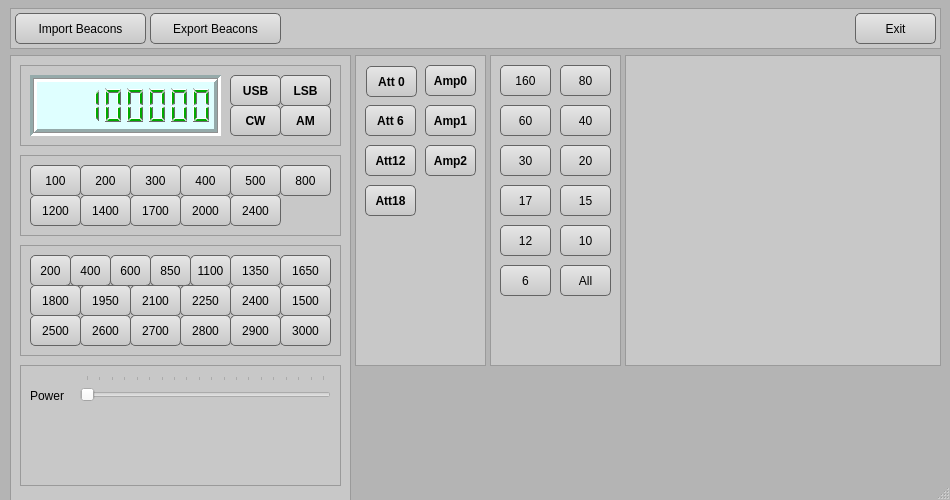
<?xml version="1.0" encoding="UTF-8"?>
<ui version="4.0">
 <class>RigControl</class>
 <widget class="QDialog" name="RigControl">
  <property name="geometry">
   <rect>
    <x>0</x>
    <y>0</y>
    <width>950</width>
    <height>500</height>
   </rect>
  </property>
  <property name="sizePolicy">
   <sizepolicy hsizetype="Minimum" vsizetype="Minimum">
    <horstretch>1</horstretch>
    <verstretch>1</verstretch>
   </sizepolicy>
  </property>
  <property name="minimumSize">
   <size>
    <width>950</width>
    <height>500</height>
   </size>
  </property>
  <property name="windowTitle">
   <string>RigControl FT-950</string>
  </property>
  <property name="styleSheet">
   <string notr="true">QPushButton {
color: black;
background-color: qlineargradient(spread:pad, x1:0, y1:1, x2:0, y2:0, stop:0 rgba(200, 200, 200, 255), stop:1 rgba(230, 230, 230, 255));
border-radius: 5px;
border-width: 1px;
border-style: solid;
border-color: rgb(100,100,100);
}
QPushButton:pressed {
background-color: qlineargradient(spread:pad, x1:0, y1:1, x2:0, y2:0, stop:0 rgba(230,255,230, 255), stop:1 rgba(200, 230, 200, 255))
}
QFrame {background-color:rgb(200,200,200);}
QDialog {background-color:rgb(180,180,180);}</string>
  </property>
  <property name="sizeGripEnabled">
   <bool>true</bool>
  </property>
  <property name="modal">
   <bool>false</bool>
  </property>
  <widget class="QFrame" name="frMenu">
   <property name="geometry">
    <rect>
     <x>10</x>
     <y>8</y>
     <width>931</width>
     <height>41</height>
    </rect>
   </property>
   <property name="sizePolicy">
    <sizepolicy hsizetype="Preferred" vsizetype="Preferred">
     <horstretch>0</horstretch>
     <verstretch>0</verstretch>
    </sizepolicy>
   </property>
   <property name="frameShape">
    <enum>QFrame::StyledPanel</enum>
   </property>
   <property name="frameShadow">
    <enum>QFrame::Raised</enum>
   </property>
   <widget class="QPushButton" name="btnExit">
    <property name="geometry">
     <rect>
      <x>845</x>
      <y>5</y>
      <width>81</width>
      <height>31</height>
     </rect>
    </property>
    <property name="text">
     <string>Exit</string>
    </property>
   </widget>
   <widget class="QPushButton" name="btnBeaImp">
    <property name="geometry">
     <rect>
      <x>5</x>
      <y>5</y>
      <width>131</width>
      <height>31</height>
     </rect>
    </property>
    <property name="text">
     <string>Import Beacons</string>
    </property>
   </widget>
   <widget class="QPushButton" name="btnBeaExp">
    <property name="geometry">
     <rect>
      <x>140</x>
      <y>5</y>
      <width>131</width>
      <height>31</height>
     </rect>
    </property>
    <property name="text">
     <string>Export Beacons</string>
    </property>
   </widget>
  </widget>
  <widget class="QFrame" name="frVFO">
   <property name="geometry">
    <rect>
     <x>10</x>
     <y>55</y>
     <width>341</width>
     <height>511</height>
    </rect>
   </property>
   <property name="sizePolicy">
    <sizepolicy hsizetype="Preferred" vsizetype="MinimumExpanding">
     <horstretch>0</horstretch>
     <verstretch>0</verstretch>
    </sizepolicy>
   </property>
   <property name="palette">
    <palette>
     <active>
      <colorrole role="Button">
       <brush brushstyle="SolidPattern">
        <color alpha="255">
         <red>200</red>
         <green>200</green>
         <blue>200</blue>
        </color>
       </brush>
      </colorrole>
      <colorrole role="Base">
       <brush brushstyle="SolidPattern">
        <color alpha="255">
         <red>200</red>
         <green>200</green>
         <blue>200</blue>
        </color>
       </brush>
      </colorrole>
      <colorrole role="Window">
       <brush brushstyle="SolidPattern">
        <color alpha="255">
         <red>200</red>
         <green>200</green>
         <blue>200</blue>
        </color>
       </brush>
      </colorrole>
      <colorrole role="NoRole">
       <brush brushstyle="SolidPattern">
        <color alpha="255">
         <red>255</red>
         <green>255</green>
         <blue>255</blue>
        </color>
       </brush>
      </colorrole>
     </active>
     <inactive>
      <colorrole role="Button">
       <brush brushstyle="SolidPattern">
        <color alpha="255">
         <red>200</red>
         <green>200</green>
         <blue>200</blue>
        </color>
       </brush>
      </colorrole>
      <colorrole role="Base">
       <brush brushstyle="SolidPattern">
        <color alpha="255">
         <red>200</red>
         <green>200</green>
         <blue>200</blue>
        </color>
       </brush>
      </colorrole>
      <colorrole role="Window">
       <brush brushstyle="SolidPattern">
        <color alpha="255">
         <red>200</red>
         <green>200</green>
         <blue>200</blue>
        </color>
       </brush>
      </colorrole>
      <colorrole role="NoRole">
       <brush brushstyle="SolidPattern">
        <color alpha="255">
         <red>255</red>
         <green>255</green>
         <blue>255</blue>
        </color>
       </brush>
      </colorrole>
     </inactive>
     <disabled>
      <colorrole role="Button">
       <brush brushstyle="SolidPattern">
        <color alpha="255">
         <red>200</red>
         <green>200</green>
         <blue>200</blue>
        </color>
       </brush>
      </colorrole>
      <colorrole role="Base">
       <brush brushstyle="SolidPattern">
        <color alpha="255">
         <red>200</red>
         <green>200</green>
         <blue>200</blue>
        </color>
       </brush>
      </colorrole>
      <colorrole role="Window">
       <brush brushstyle="SolidPattern">
        <color alpha="255">
         <red>200</red>
         <green>200</green>
         <blue>200</blue>
        </color>
       </brush>
      </colorrole>
      <colorrole role="NoRole">
       <brush brushstyle="SolidPattern">
        <color alpha="255">
         <red>255</red>
         <green>255</green>
         <blue>255</blue>
        </color>
       </brush>
      </colorrole>
     </disabled>
    </palette>
   </property>
   <property name="styleSheet">
    <string notr="true">QFrame.frVFO {backgound-color: rgb(184, 184, 184)}</string>
   </property>
   <property name="frameShape">
    <enum>QFrame::StyledPanel</enum>
   </property>
   <property name="frameShadow">
    <enum>QFrame::Raised</enum>
   </property>
   <property name="lineWidth">
    <number>3</number>
   </property>
   <property name="midLineWidth">
    <number>3</number>
   </property>
   <widget class="QFrame" name="frBwSSB">
    <property name="geometry">
     <rect>
      <x>10</x>
      <y>190</y>
      <width>321</width>
      <height>111</height>
     </rect>
    </property>
    <property name="frameShape">
     <enum>QFrame::StyledPanel</enum>
    </property>
    <property name="frameShadow">
     <enum>QFrame::Raised</enum>
    </property>
    <widget class="QPushButton" name="pushButton_9">
     <property name="geometry">
      <rect>
       <x>10</x>
       <y>10</y>
       <width>41</width>
       <height>31</height>
      </rect>
     </property>
     <property name="text">
      <string>200</string>
     </property>
    </widget>
    <widget class="QPushButton" name="pushButton_10">
     <property name="geometry">
      <rect>
       <x>50</x>
       <y>10</y>
       <width>41</width>
       <height>31</height>
      </rect>
     </property>
     <property name="text">
      <string>400</string>
     </property>
    </widget>
    <widget class="QPushButton" name="pushButton_11">
     <property name="geometry">
      <rect>
       <x>90</x>
       <y>10</y>
       <width>41</width>
       <height>31</height>
      </rect>
     </property>
     <property name="text">
      <string>600</string>
     </property>
    </widget>
    <widget class="QPushButton" name="pushButton_12">
     <property name="geometry">
      <rect>
       <x>130</x>
       <y>10</y>
       <width>41</width>
       <height>31</height>
      </rect>
     </property>
     <property name="text">
      <string>850</string>
     </property>
    </widget>
    <widget class="QPushButton" name="pushButton_13">
     <property name="geometry">
      <rect>
       <x>170</x>
       <y>10</y>
       <width>41</width>
       <height>31</height>
      </rect>
     </property>
     <property name="text">
      <string>1100</string>
     </property>
    </widget>
    <widget class="QPushButton" name="pushButton_14">
     <property name="geometry">
      <rect>
       <x>210</x>
       <y>10</y>
       <width>51</width>
       <height>31</height>
      </rect>
     </property>
     <property name="text">
      <string>1350</string>
     </property>
    </widget>
    <widget class="QPushButton" name="pushButton_15">
     <property name="geometry">
      <rect>
       <x>260</x>
       <y>40</y>
       <width>51</width>
       <height>31</height>
      </rect>
     </property>
     <property name="text">
      <string>1500</string>
     </property>
    </widget>
    <widget class="QPushButton" name="pushButton_16">
     <property name="geometry">
      <rect>
       <x>260</x>
       <y>10</y>
       <width>51</width>
       <height>31</height>
      </rect>
     </property>
     <property name="text">
      <string>1650</string>
     </property>
    </widget>
    <widget class="QPushButton" name="pushButton_17">
     <property name="geometry">
      <rect>
       <x>10</x>
       <y>40</y>
       <width>51</width>
       <height>31</height>
      </rect>
     </property>
     <property name="text">
      <string>1800</string>
     </property>
    </widget>
    <widget class="QPushButton" name="pushButton_19">
     <property name="geometry">
      <rect>
       <x>60</x>
       <y>40</y>
       <width>51</width>
       <height>31</height>
      </rect>
     </property>
     <property name="text">
      <string>1950</string>
     </property>
    </widget>
    <widget class="QPushButton" name="pushButton_20">
     <property name="geometry">
      <rect>
       <x>110</x>
       <y>40</y>
       <width>51</width>
       <height>31</height>
      </rect>
     </property>
     <property name="text">
      <string>2100</string>
     </property>
    </widget>
    <widget class="QPushButton" name="pushButton_21">
     <property name="geometry">
      <rect>
       <x>160</x>
       <y>40</y>
       <width>51</width>
       <height>31</height>
      </rect>
     </property>
     <property name="text">
      <string>2250</string>
     </property>
    </widget>
    <widget class="QPushButton" name="pushButton_22">
     <property name="geometry">
      <rect>
       <x>210</x>
       <y>40</y>
       <width>51</width>
       <height>31</height>
      </rect>
     </property>
     <property name="text">
      <string>2400</string>
     </property>
    </widget>
    <widget class="QPushButton" name="pushButton_23">
     <property name="geometry">
      <rect>
       <x>10</x>
       <y>70</y>
       <width>51</width>
       <height>31</height>
      </rect>
     </property>
     <property name="text">
      <string>2500</string>
     </property>
    </widget>
    <widget class="QPushButton" name="pushButton_24">
     <property name="geometry">
      <rect>
       <x>60</x>
       <y>70</y>
       <width>51</width>
       <height>31</height>
      </rect>
     </property>
     <property name="text">
      <string>2600</string>
     </property>
    </widget>
    <widget class="QPushButton" name="pushButton_25">
     <property name="geometry">
      <rect>
       <x>110</x>
       <y>70</y>
       <width>51</width>
       <height>31</height>
      </rect>
     </property>
     <property name="text">
      <string>2700</string>
     </property>
    </widget>
    <widget class="QPushButton" name="pushButton_26">
     <property name="geometry">
      <rect>
       <x>160</x>
       <y>70</y>
       <width>51</width>
       <height>31</height>
      </rect>
     </property>
     <property name="text">
      <string>2800</string>
     </property>
    </widget>
    <widget class="QPushButton" name="pushButton_27">
     <property name="geometry">
      <rect>
       <x>210</x>
       <y>70</y>
       <width>51</width>
       <height>31</height>
      </rect>
     </property>
     <property name="text">
      <string>2900</string>
     </property>
    </widget>
    <widget class="QPushButton" name="pushButton_28">
     <property name="geometry">
      <rect>
       <x>260</x>
       <y>70</y>
       <width>51</width>
       <height>31</height>
      </rect>
     </property>
     <property name="text">
      <string>3000</string>
     </property>
    </widget>
   </widget>
   <widget class="QFrame" name="frSliders">
    <property name="geometry">
     <rect>
      <x>10</x>
      <y>310</y>
      <width>321</width>
      <height>121</height>
     </rect>
    </property>
    <property name="styleSheet">
     <string notr="true">frSliders { 
display: block;
padding: 20px;
}
lblPower {float: right}</string>
    </property>
    <property name="frameShape">
     <enum>QFrame::StyledPanel</enum>
    </property>
    <property name="frameShadow">
     <enum>QFrame::Raised</enum>
    </property>
    <widget class="QSlider" name="slidPower">
     <property name="geometry">
      <rect>
       <x>60</x>
       <y>10</y>
       <width>251</width>
       <height>31</height>
      </rect>
     </property>
     <property name="autoFillBackground">
      <bool>false</bool>
     </property>
     <property name="styleSheet">
      <string notr="true">slidPower { float: left; margin: 15px }</string>
     </property>
     <property name="minimum">
      <number>5</number>
     </property>
     <property name="maximum">
      <number>100</number>
     </property>
     <property name="singleStep">
      <number>5</number>
     </property>
     <property name="orientation">
      <enum>Qt::Horizontal</enum>
     </property>
     <property name="invertedAppearance">
      <bool>false</bool>
     </property>
     <property name="invertedControls">
      <bool>false</bool>
     </property>
     <property name="tickPosition">
      <enum>QSlider::TicksAbove</enum>
     </property>
     <property name="tickInterval">
      <number>5</number>
     </property>
    </widget>
    <widget class="QLabel" name="lblPower">
     <property name="geometry">
      <rect>
       <x>10</x>
       <y>20</y>
       <width>41</width>
       <height>21</height>
      </rect>
     </property>
     <property name="styleSheet">
      <string notr="true"/>
     </property>
     <property name="text">
      <string>Power</string>
     </property>
    </widget>
   </widget>
   <widget class="QFrame" name="frame_6">
    <property name="geometry">
     <rect>
      <x>10</x>
      <y>10</y>
      <width>321</width>
      <height>81</height>
     </rect>
    </property>
    <property name="frameShape">
     <enum>QFrame::StyledPanel</enum>
    </property>
    <property name="frameShadow">
     <enum>QFrame::Raised</enum>
    </property>
    <widget class="QLCDNumber" name="lcdVFO">
     <property name="geometry">
      <rect>
       <x>10</x>
       <y>10</y>
       <width>191</width>
       <height>61</height>
      </rect>
     </property>
     <property name="palette">
      <palette>
       <active>
        <colorrole role="WindowText">
         <brush brushstyle="SolidPattern">
          <color alpha="255">
           <red>0</red>
           <green>170</green>
           <blue>0</blue>
          </color>
         </brush>
        </colorrole>
        <colorrole role="Button">
         <brush brushstyle="SolidPattern">
          <color alpha="255">
           <red>223</red>
           <green>255</green>
           <blue>255</blue>
          </color>
         </brush>
        </colorrole>
        <colorrole role="Light">
         <brush brushstyle="SolidPattern">
          <color alpha="255">
           <red>255</red>
           <green>255</green>
           <blue>255</blue>
          </color>
         </brush>
        </colorrole>
        <colorrole role="Midlight">
         <brush brushstyle="SolidPattern">
          <color alpha="255">
           <red>234</red>
           <green>234</green>
           <blue>234</blue>
          </color>
         </brush>
        </colorrole>
        <colorrole role="Dark">
         <brush brushstyle="SolidPattern">
          <color alpha="255">
           <red>107</red>
           <green>107</green>
           <blue>107</blue>
          </color>
         </brush>
        </colorrole>
        <colorrole role="Mid">
         <brush brushstyle="SolidPattern">
          <color alpha="255">
           <red>143</red>
           <green>143</green>
           <blue>143</blue>
          </color>
         </brush>
        </colorrole>
        <colorrole role="Text">
         <brush brushstyle="SolidPattern">
          <color alpha="255">
           <red>0</red>
           <green>0</green>
           <blue>0</blue>
          </color>
         </brush>
        </colorrole>
        <colorrole role="BrightText">
         <brush brushstyle="SolidPattern">
          <color alpha="255">
           <red>255</red>
           <green>255</green>
           <blue>255</blue>
          </color>
         </brush>
        </colorrole>
        <colorrole role="ButtonText">
         <brush brushstyle="SolidPattern">
          <color alpha="255">
           <red>0</red>
           <green>0</green>
           <blue>0</blue>
          </color>
         </brush>
        </colorrole>
        <colorrole role="Base">
         <brush brushstyle="SolidPattern">
          <color alpha="255">
           <red>223</red>
           <green>255</green>
           <blue>255</blue>
          </color>
         </brush>
        </colorrole>
        <colorrole role="Window">
         <brush brushstyle="SolidPattern">
          <color alpha="255">
           <red>223</red>
           <green>255</green>
           <blue>255</blue>
          </color>
         </brush>
        </colorrole>
        <colorrole role="Shadow">
         <brush brushstyle="SolidPattern">
          <color alpha="255">
           <red>0</red>
           <green>0</green>
           <blue>0</blue>
          </color>
         </brush>
        </colorrole>
        <colorrole role="AlternateBase">
         <brush brushstyle="SolidPattern">
          <color alpha="255">
           <red>255</red>
           <green>255</green>
           <blue>127</blue>
          </color>
         </brush>
        </colorrole>
        <colorrole role="NoRole">
         <brush brushstyle="SolidPattern">
          <color alpha="255">
           <red>255</red>
           <green>255</green>
           <blue>127</blue>
          </color>
         </brush>
        </colorrole>
        <colorrole role="ToolTipBase">
         <brush brushstyle="SolidPattern">
          <color alpha="255">
           <red>255</red>
           <green>255</green>
           <blue>220</blue>
          </color>
         </brush>
        </colorrole>
        <colorrole role="ToolTipText">
         <brush brushstyle="SolidPattern">
          <color alpha="255">
           <red>0</red>
           <green>0</green>
           <blue>0</blue>
          </color>
         </brush>
        </colorrole>
       </active>
       <inactive>
        <colorrole role="WindowText">
         <brush brushstyle="SolidPattern">
          <color alpha="255">
           <red>0</red>
           <green>170</green>
           <blue>0</blue>
          </color>
         </brush>
        </colorrole>
        <colorrole role="Button">
         <brush brushstyle="SolidPattern">
          <color alpha="255">
           <red>223</red>
           <green>255</green>
           <blue>255</blue>
          </color>
         </brush>
        </colorrole>
        <colorrole role="Light">
         <brush brushstyle="SolidPattern">
          <color alpha="255">
           <red>255</red>
           <green>255</green>
           <blue>255</blue>
          </color>
         </brush>
        </colorrole>
        <colorrole role="Midlight">
         <brush brushstyle="SolidPattern">
          <color alpha="255">
           <red>234</red>
           <green>234</green>
           <blue>234</blue>
          </color>
         </brush>
        </colorrole>
        <colorrole role="Dark">
         <brush brushstyle="SolidPattern">
          <color alpha="255">
           <red>107</red>
           <green>107</green>
           <blue>107</blue>
          </color>
         </brush>
        </colorrole>
        <colorrole role="Mid">
         <brush brushstyle="SolidPattern">
          <color alpha="255">
           <red>143</red>
           <green>143</green>
           <blue>143</blue>
          </color>
         </brush>
        </colorrole>
        <colorrole role="Text">
         <brush brushstyle="SolidPattern">
          <color alpha="255">
           <red>0</red>
           <green>0</green>
           <blue>0</blue>
          </color>
         </brush>
        </colorrole>
        <colorrole role="BrightText">
         <brush brushstyle="SolidPattern">
          <color alpha="255">
           <red>255</red>
           <green>255</green>
           <blue>255</blue>
          </color>
         </brush>
        </colorrole>
        <colorrole role="ButtonText">
         <brush brushstyle="SolidPattern">
          <color alpha="255">
           <red>0</red>
           <green>0</green>
           <blue>0</blue>
          </color>
         </brush>
        </colorrole>
        <colorrole role="Base">
         <brush brushstyle="SolidPattern">
          <color alpha="255">
           <red>223</red>
           <green>255</green>
           <blue>255</blue>
          </color>
         </brush>
        </colorrole>
        <colorrole role="Window">
         <brush brushstyle="SolidPattern">
          <color alpha="255">
           <red>223</red>
           <green>255</green>
           <blue>255</blue>
          </color>
         </brush>
        </colorrole>
        <colorrole role="Shadow">
         <brush brushstyle="SolidPattern">
          <color alpha="255">
           <red>0</red>
           <green>0</green>
           <blue>0</blue>
          </color>
         </brush>
        </colorrole>
        <colorrole role="AlternateBase">
         <brush brushstyle="SolidPattern">
          <color alpha="255">
           <red>255</red>
           <green>255</green>
           <blue>127</blue>
          </color>
         </brush>
        </colorrole>
        <colorrole role="NoRole">
         <brush brushstyle="SolidPattern">
          <color alpha="255">
           <red>255</red>
           <green>255</green>
           <blue>127</blue>
          </color>
         </brush>
        </colorrole>
        <colorrole role="ToolTipBase">
         <brush brushstyle="SolidPattern">
          <color alpha="255">
           <red>255</red>
           <green>255</green>
           <blue>220</blue>
          </color>
         </brush>
        </colorrole>
        <colorrole role="ToolTipText">
         <brush brushstyle="SolidPattern">
          <color alpha="255">
           <red>0</red>
           <green>0</green>
           <blue>0</blue>
          </color>
         </brush>
        </colorrole>
       </inactive>
       <disabled>
        <colorrole role="WindowText">
         <brush brushstyle="SolidPattern">
          <color alpha="255">
           <red>107</red>
           <green>107</green>
           <blue>107</blue>
          </color>
         </brush>
        </colorrole>
        <colorrole role="Button">
         <brush brushstyle="SolidPattern">
          <color alpha="255">
           <red>223</red>
           <green>255</green>
           <blue>255</blue>
          </color>
         </brush>
        </colorrole>
        <colorrole role="Light">
         <brush brushstyle="SolidPattern">
          <color alpha="255">
           <red>255</red>
           <green>255</green>
           <blue>255</blue>
          </color>
         </brush>
        </colorrole>
        <colorrole role="Midlight">
         <brush brushstyle="SolidPattern">
          <color alpha="255">
           <red>234</red>
           <green>234</green>
           <blue>234</blue>
          </color>
         </brush>
        </colorrole>
        <colorrole role="Dark">
         <brush brushstyle="SolidPattern">
          <color alpha="255">
           <red>107</red>
           <green>107</green>
           <blue>107</blue>
          </color>
         </brush>
        </colorrole>
        <colorrole role="Mid">
         <brush brushstyle="SolidPattern">
          <color alpha="255">
           <red>143</red>
           <green>143</green>
           <blue>143</blue>
          </color>
         </brush>
        </colorrole>
        <colorrole role="Text">
         <brush brushstyle="SolidPattern">
          <color alpha="255">
           <red>107</red>
           <green>107</green>
           <blue>107</blue>
          </color>
         </brush>
        </colorrole>
        <colorrole role="BrightText">
         <brush brushstyle="SolidPattern">
          <color alpha="255">
           <red>255</red>
           <green>255</green>
           <blue>255</blue>
          </color>
         </brush>
        </colorrole>
        <colorrole role="ButtonText">
         <brush brushstyle="SolidPattern">
          <color alpha="255">
           <red>107</red>
           <green>107</green>
           <blue>107</blue>
          </color>
         </brush>
        </colorrole>
        <colorrole role="Base">
         <brush brushstyle="SolidPattern">
          <color alpha="255">
           <red>223</red>
           <green>255</green>
           <blue>255</blue>
          </color>
         </brush>
        </colorrole>
        <colorrole role="Window">
         <brush brushstyle="SolidPattern">
          <color alpha="255">
           <red>223</red>
           <green>255</green>
           <blue>255</blue>
          </color>
         </brush>
        </colorrole>
        <colorrole role="Shadow">
         <brush brushstyle="SolidPattern">
          <color alpha="255">
           <red>0</red>
           <green>0</green>
           <blue>0</blue>
          </color>
         </brush>
        </colorrole>
        <colorrole role="AlternateBase">
         <brush brushstyle="SolidPattern">
          <color alpha="255">
           <red>255</red>
           <green>255</green>
           <blue>127</blue>
          </color>
         </brush>
        </colorrole>
        <colorrole role="NoRole">
         <brush brushstyle="SolidPattern">
          <color alpha="255">
           <red>255</red>
           <green>255</green>
           <blue>127</blue>
          </color>
         </brush>
        </colorrole>
        <colorrole role="ToolTipBase">
         <brush brushstyle="SolidPattern">
          <color alpha="255">
           <red>255</red>
           <green>255</green>
           <blue>220</blue>
          </color>
         </brush>
        </colorrole>
        <colorrole role="ToolTipText">
         <brush brushstyle="SolidPattern">
          <color alpha="255">
           <red>0</red>
           <green>0</green>
           <blue>0</blue>
          </color>
         </brush>
        </colorrole>
       </disabled>
      </palette>
     </property>
     <property name="font">
      <font>
       <family>Arimo</family>
       <weight>75</weight>
       <italic>false</italic>
       <bold>true</bold>
      </font>
     </property>
     <property name="accessibleName">
      <string/>
     </property>
     <property name="styleSheet">
      <string notr="true">QLCDNumber {
background-color: rgb(223, 255, 255);
}</string>
     </property>
     <property name="inputMethodHints">
      <set>Qt::ImhDigitsOnly</set>
     </property>
     <property name="frameShape">
      <enum>QFrame::Box</enum>
     </property>
     <property name="frameShadow">
      <enum>QFrame::Sunken</enum>
     </property>
     <property name="lineWidth">
      <number>3</number>
     </property>
     <property name="midLineWidth">
      <number>1</number>
     </property>
     <property name="smallDecimalPoint">
      <bool>true</bool>
     </property>
     <property name="digitCount">
      <number>8</number>
     </property>
     <property name="value" stdset="0">
      <double>28000000.000000000000000</double>
     </property>
    </widget>
    <widget class="QPushButton" name="btnMLSB">
     <property name="geometry">
      <rect>
       <x>260</x>
       <y>10</y>
       <width>51</width>
       <height>31</height>
      </rect>
     </property>
     <property name="font">
      <font>
       <weight>75</weight>
       <bold>true</bold>
      </font>
     </property>
     <property name="text">
      <string>LSB</string>
     </property>
    </widget>
    <widget class="QPushButton" name="btnMUSB">
     <property name="geometry">
      <rect>
       <x>210</x>
       <y>10</y>
       <width>51</width>
       <height>31</height>
      </rect>
     </property>
     <property name="font">
      <font>
       <weight>75</weight>
       <bold>true</bold>
       <kerning>true</kerning>
      </font>
     </property>
     <property name="text">
      <string>USB</string>
     </property>
     <property name="autoDefault">
      <bool>false</bool>
     </property>
     <property name="default">
      <bool>false</bool>
     </property>
     <property name="flat">
      <bool>false</bool>
     </property>
    </widget>
    <widget class="QPushButton" name="btnMAM">
     <property name="geometry">
      <rect>
       <x>260</x>
       <y>40</y>
       <width>51</width>
       <height>31</height>
      </rect>
     </property>
     <property name="font">
      <font>
       <weight>75</weight>
       <bold>true</bold>
      </font>
     </property>
     <property name="text">
      <string>AM</string>
     </property>
    </widget>
    <widget class="QPushButton" name="btnMCW">
     <property name="geometry">
      <rect>
       <x>210</x>
       <y>40</y>
       <width>51</width>
       <height>31</height>
      </rect>
     </property>
     <property name="font">
      <font>
       <weight>75</weight>
       <bold>true</bold>
      </font>
     </property>
     <property name="text">
      <string>CW</string>
     </property>
    </widget>
   </widget>
   <widget class="QFrame" name="frBwCw">
    <property name="enabled">
     <bool>true</bool>
    </property>
    <property name="geometry">
     <rect>
      <x>10</x>
      <y>100</y>
      <width>321</width>
      <height>81</height>
     </rect>
    </property>
    <property name="frameShape">
     <enum>QFrame::StyledPanel</enum>
    </property>
    <property name="frameShadow">
     <enum>QFrame::Raised</enum>
    </property>
    <widget class="QPushButton" name="btnBwCw100">
     <property name="geometry">
      <rect>
       <x>10</x>
       <y>10</y>
       <width>51</width>
       <height>31</height>
      </rect>
     </property>
     <property name="text">
      <string>100</string>
     </property>
    </widget>
    <widget class="QPushButton" name="btnBwCw200">
     <property name="geometry">
      <rect>
       <x>60</x>
       <y>10</y>
       <width>51</width>
       <height>31</height>
      </rect>
     </property>
     <property name="text">
      <string>200</string>
     </property>
    </widget>
    <widget class="QPushButton" name="btnBwCw300">
     <property name="geometry">
      <rect>
       <x>110</x>
       <y>10</y>
       <width>51</width>
       <height>31</height>
      </rect>
     </property>
     <property name="text">
      <string>300</string>
     </property>
    </widget>
    <widget class="QPushButton" name="btnBwCw400">
     <property name="geometry">
      <rect>
       <x>160</x>
       <y>10</y>
       <width>51</width>
       <height>31</height>
      </rect>
     </property>
     <property name="text">
      <string>400</string>
     </property>
    </widget>
    <widget class="QPushButton" name="btnBwCw500">
     <property name="geometry">
      <rect>
       <x>210</x>
       <y>10</y>
       <width>51</width>
       <height>31</height>
      </rect>
     </property>
     <property name="text">
      <string>500</string>
     </property>
    </widget>
    <widget class="QPushButton" name="btnBwCw800">
     <property name="geometry">
      <rect>
       <x>260</x>
       <y>10</y>
       <width>51</width>
       <height>31</height>
      </rect>
     </property>
     <property name="text">
      <string>800</string>
     </property>
    </widget>
    <widget class="QPushButton" name="btnBwCw1200">
     <property name="geometry">
      <rect>
       <x>10</x>
       <y>40</y>
       <width>51</width>
       <height>31</height>
      </rect>
     </property>
     <property name="text">
      <string>1200</string>
     </property>
    </widget>
    <widget class="QPushButton" name="btnBwCw1400">
     <property name="geometry">
      <rect>
       <x>60</x>
       <y>40</y>
       <width>51</width>
       <height>31</height>
      </rect>
     </property>
     <property name="text">
      <string>1400</string>
     </property>
    </widget>
    <widget class="QPushButton" name="btnBwCw1700">
     <property name="geometry">
      <rect>
       <x>110</x>
       <y>40</y>
       <width>51</width>
       <height>31</height>
      </rect>
     </property>
     <property name="text">
      <string>1700</string>
     </property>
    </widget>
    <widget class="QPushButton" name="btnBwCw2000">
     <property name="geometry">
      <rect>
       <x>160</x>
       <y>40</y>
       <width>51</width>
       <height>31</height>
      </rect>
     </property>
     <property name="text">
      <string>2000</string>
     </property>
    </widget>
    <widget class="QPushButton" name="btnBwCw2400">
     <property name="geometry">
      <rect>
       <x>210</x>
       <y>40</y>
       <width>51</width>
       <height>31</height>
      </rect>
     </property>
     <property name="text">
      <string>2400</string>
     </property>
    </widget>
   </widget>
  </widget>
  <widget class="QListWidget" name="liStations">
   <property name="geometry">
    <rect>
     <x>625</x>
     <y>55</y>
     <width>316</width>
     <height>311</height>
    </rect>
   </property>
  </widget>
  <widget class="QFrame" name="frame_3">
   <property name="geometry">
    <rect>
     <x>355</x>
     <y>55</y>
     <width>131</width>
     <height>311</height>
    </rect>
   </property>
   <property name="frameShape">
    <enum>QFrame::StyledPanel</enum>
   </property>
   <property name="frameShadow">
    <enum>QFrame::Raised</enum>
   </property>
   <property name="lineWidth">
    <number>3</number>
   </property>
   <property name="midLineWidth">
    <number>3</number>
   </property>
   <widget class="QPushButton" name="btnAmp0">
    <property name="geometry">
     <rect>
      <x>70</x>
      <y>10</y>
      <width>51</width>
      <height>31</height>
     </rect>
    </property>
    <property name="font">
     <font>
      <weight>75</weight>
      <bold>true</bold>
     </font>
    </property>
    <property name="text">
     <string>Amp0</string>
    </property>
   </widget>
   <widget class="QPushButton" name="btnAmp1">
    <property name="geometry">
     <rect>
      <x>70</x>
      <y>50</y>
      <width>51</width>
      <height>31</height>
     </rect>
    </property>
    <property name="font">
     <font>
      <weight>75</weight>
      <bold>true</bold>
     </font>
    </property>
    <property name="text">
     <string>Amp1</string>
    </property>
   </widget>
   <widget class="QPushButton" name="btnAmp2">
    <property name="geometry">
     <rect>
      <x>70</x>
      <y>90</y>
      <width>51</width>
      <height>31</height>
     </rect>
    </property>
    <property name="font">
     <font>
      <weight>75</weight>
      <bold>true</bold>
     </font>
    </property>
    <property name="text">
     <string>Amp2</string>
    </property>
   </widget>
   <widget class="QPushButton" name="btnAtt0">
    <property name="geometry">
     <rect>
      <x>11</x>
      <y>11</y>
      <width>51</width>
      <height>31</height>
     </rect>
    </property>
    <property name="sizePolicy">
     <sizepolicy hsizetype="MinimumExpanding" vsizetype="Fixed">
      <horstretch>0</horstretch>
      <verstretch>0</verstretch>
     </sizepolicy>
    </property>
    <property name="minimumSize">
     <size>
      <width>25</width>
      <height>19</height>
     </size>
    </property>
    <property name="font">
     <font>
      <weight>75</weight>
      <bold>true</bold>
     </font>
    </property>
    <property name="text">
     <string>Att 0</string>
    </property>
   </widget>
   <widget class="QPushButton" name="btnAtt6">
    <property name="geometry">
     <rect>
      <x>10</x>
      <y>50</y>
      <width>51</width>
      <height>31</height>
     </rect>
    </property>
    <property name="font">
     <font>
      <weight>75</weight>
      <bold>true</bold>
     </font>
    </property>
    <property name="text">
     <string>Att 6</string>
    </property>
   </widget>
   <widget class="QPushButton" name="btnAtt12">
    <property name="geometry">
     <rect>
      <x>10</x>
      <y>90</y>
      <width>51</width>
      <height>31</height>
     </rect>
    </property>
    <property name="font">
     <font>
      <weight>75</weight>
      <bold>true</bold>
     </font>
    </property>
    <property name="text">
     <string>Att12</string>
    </property>
   </widget>
   <widget class="QPushButton" name="btnAtt18">
    <property name="geometry">
     <rect>
      <x>10</x>
      <y>130</y>
      <width>51</width>
      <height>31</height>
     </rect>
    </property>
    <property name="font">
     <font>
      <weight>75</weight>
      <bold>true</bold>
     </font>
    </property>
    <property name="text">
     <string>Att18</string>
    </property>
   </widget>
  </widget>
  <widget class="QFrame" name="frame_4">
   <property name="geometry">
    <rect>
     <x>490</x>
     <y>55</y>
     <width>131</width>
     <height>311</height>
    </rect>
   </property>
   <property name="frameShape">
    <enum>QFrame::StyledPanel</enum>
   </property>
   <property name="frameShadow">
    <enum>QFrame::Raised</enum>
   </property>
   <widget class="QPushButton" name="btnBnd160">
    <property name="geometry">
     <rect>
      <x>10</x>
      <y>10</y>
      <width>51</width>
      <height>31</height>
     </rect>
    </property>
    <property name="font">
     <font>
      <stylestrategy>PreferDefault</stylestrategy>
     </font>
    </property>
    <property name="cursor">
     <cursorShape>PointingHandCursor</cursorShape>
    </property>
    <property name="mouseTracking">
     <bool>false</bool>
    </property>
    <property name="text">
     <string>160</string>
    </property>
   </widget>
   <widget class="QPushButton" name="btnBnd80">
    <property name="geometry">
     <rect>
      <x>70</x>
      <y>10</y>
      <width>51</width>
      <height>31</height>
     </rect>
    </property>
    <property name="text">
     <string>80</string>
    </property>
   </widget>
   <widget class="QPushButton" name="btnBnd60">
    <property name="geometry">
     <rect>
      <x>10</x>
      <y>50</y>
      <width>51</width>
      <height>31</height>
     </rect>
    </property>
    <property name="text">
     <string>60</string>
    </property>
   </widget>
   <widget class="QPushButton" name="btnBnd40">
    <property name="geometry">
     <rect>
      <x>70</x>
      <y>50</y>
      <width>51</width>
      <height>31</height>
     </rect>
    </property>
    <property name="text">
     <string>40</string>
    </property>
   </widget>
   <widget class="QPushButton" name="btnBnd30">
    <property name="geometry">
     <rect>
      <x>10</x>
      <y>90</y>
      <width>51</width>
      <height>31</height>
     </rect>
    </property>
    <property name="text">
     <string>30</string>
    </property>
   </widget>
   <widget class="QPushButton" name="btnBnd20">
    <property name="geometry">
     <rect>
      <x>70</x>
      <y>90</y>
      <width>51</width>
      <height>31</height>
     </rect>
    </property>
    <property name="text">
     <string>20</string>
    </property>
   </widget>
   <widget class="QPushButton" name="btnBnd17">
    <property name="geometry">
     <rect>
      <x>10</x>
      <y>130</y>
      <width>51</width>
      <height>31</height>
     </rect>
    </property>
    <property name="text">
     <string>17</string>
    </property>
   </widget>
   <widget class="QPushButton" name="btnBnd15">
    <property name="geometry">
     <rect>
      <x>70</x>
      <y>130</y>
      <width>51</width>
      <height>31</height>
     </rect>
    </property>
    <property name="text">
     <string>15</string>
    </property>
   </widget>
   <widget class="QPushButton" name="btnBnd12">
    <property name="geometry">
     <rect>
      <x>10</x>
      <y>170</y>
      <width>51</width>
      <height>31</height>
     </rect>
    </property>
    <property name="text">
     <string>12</string>
    </property>
   </widget>
   <widget class="QPushButton" name="btnBnd10">
    <property name="geometry">
     <rect>
      <x>70</x>
      <y>170</y>
      <width>51</width>
      <height>31</height>
     </rect>
    </property>
    <property name="text">
     <string>10</string>
    </property>
   </widget>
   <widget class="QPushButton" name="btnBnd6">
    <property name="geometry">
     <rect>
      <x>10</x>
      <y>210</y>
      <width>51</width>
      <height>31</height>
     </rect>
    </property>
    <property name="text">
     <string>6</string>
    </property>
   </widget>
   <widget class="QPushButton" name="btnBndAll">
    <property name="geometry">
     <rect>
      <x>70</x>
      <y>210</y>
      <width>51</width>
      <height>31</height>
     </rect>
    </property>
    <property name="text">
     <string>All</string>
    </property>
   </widget>
  </widget>
 </widget>
 <resources/>
 <connections/>
</ui>
